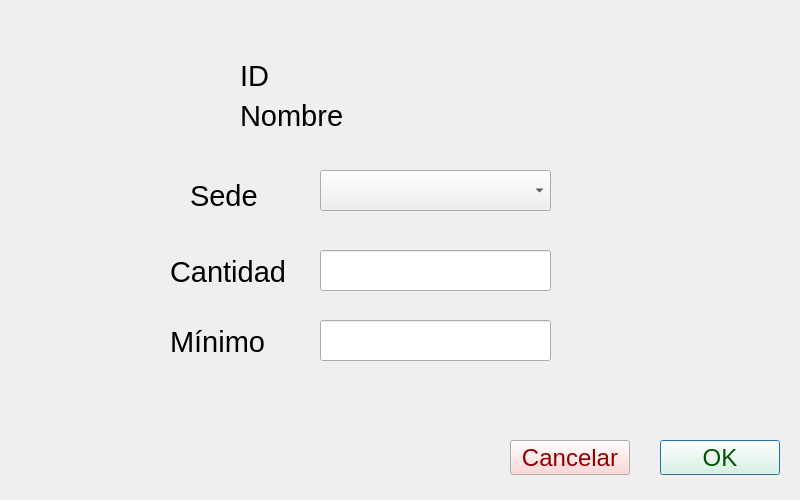
<?xml version="1.0" encoding="UTF-8"?>
<ui version="4.0">
 <class>Dialog</class>
 <widget class="QDialog" name="Dialog">
  <property name="geometry">
   <rect>
    <x>0</x>
    <y>0</y>
    <width>800</width>
    <height>500</height>
   </rect>
  </property>
  <property name="windowTitle">
   <string>Dialog</string>
  </property>
  <widget class="QLineEdit" name="inputCantidad">
   <property name="geometry">
    <rect>
     <x>320</x>
     <y>250</y>
     <width>231</width>
     <height>41</height>
    </rect>
   </property>
   <property name="font">
    <font>
     <pointsize>22</pointsize>
    </font>
   </property>
  </widget>
  <widget class="QLabel" name="label_6">
   <property name="geometry">
    <rect>
     <x>170</x>
     <y>330</y>
     <width>121</width>
     <height>24</height>
    </rect>
   </property>
   <property name="font">
    <font>
     <pointsize>22</pointsize>
    </font>
   </property>
   <property name="text">
    <string>Mínimo</string>
   </property>
  </widget>
  <widget class="QLineEdit" name="inputMinimo">
   <property name="geometry">
    <rect>
     <x>320</x>
     <y>320</y>
     <width>231</width>
     <height>41</height>
    </rect>
   </property>
   <property name="font">
    <font>
     <pointsize>22</pointsize>
    </font>
   </property>
  </widget>
  <widget class="QLabel" name="label_5">
   <property name="geometry">
    <rect>
     <x>190</x>
     <y>180</y>
     <width>101</width>
     <height>31</height>
    </rect>
   </property>
   <property name="font">
    <font>
     <pointsize>22</pointsize>
    </font>
   </property>
   <property name="text">
    <string>Sede</string>
   </property>
  </widget>
  <widget class="QLabel" name="label_4">
   <property name="geometry">
    <rect>
     <x>170</x>
     <y>260</y>
     <width>121</width>
     <height>24</height>
    </rect>
   </property>
   <property name="font">
    <font>
     <pointsize>22</pointsize>
    </font>
   </property>
   <property name="text">
    <string>Cantidad</string>
   </property>
  </widget>
  <widget class="QComboBox" name="selectSede">
   <property name="geometry">
    <rect>
     <x>320</x>
     <y>170</y>
     <width>231</width>
     <height>41</height>
    </rect>
   </property>
   <property name="font">
    <font>
     <pointsize>22</pointsize>
    </font>
   </property>
  </widget>
  <widget class="QPushButton" name="confirmar">
   <property name="geometry">
    <rect>
     <x>660</x>
     <y>440</y>
     <width>120</width>
     <height>35</height>
    </rect>
   </property>
   <property name="palette">
    <palette>
     <active>
      <colorrole role="Button">
       <brush brushstyle="SolidPattern">
        <color alpha="255">
         <red>230</red>
         <green>255</green>
         <blue>225</blue>
        </color>
       </brush>
      </colorrole>
      <colorrole role="ButtonText">
       <brush brushstyle="SolidPattern">
        <color alpha="255">
         <red>0</red>
         <green>85</green>
         <blue>0</blue>
        </color>
       </brush>
      </colorrole>
     </active>
     <inactive>
      <colorrole role="Button">
       <brush brushstyle="SolidPattern">
        <color alpha="255">
         <red>230</red>
         <green>255</green>
         <blue>225</blue>
        </color>
       </brush>
      </colorrole>
      <colorrole role="ButtonText">
       <brush brushstyle="SolidPattern">
        <color alpha="255">
         <red>0</red>
         <green>85</green>
         <blue>0</blue>
        </color>
       </brush>
      </colorrole>
     </inactive>
     <disabled>
      <colorrole role="Button">
       <brush brushstyle="SolidPattern">
        <color alpha="255">
         <red>230</red>
         <green>255</green>
         <blue>225</blue>
        </color>
       </brush>
      </colorrole>
      <colorrole role="ButtonText">
       <brush brushstyle="SolidPattern">
        <color alpha="255">
         <red>190</red>
         <green>190</green>
         <blue>190</blue>
        </color>
       </brush>
      </colorrole>
     </disabled>
    </palette>
   </property>
   <property name="font">
    <font>
     <pointsize>18</pointsize>
    </font>
   </property>
   <property name="text">
    <string>OK</string>
   </property>
  </widget>
  <widget class="QPushButton" name="cancelar">
   <property name="geometry">
    <rect>
     <x>510</x>
     <y>440</y>
     <width>120</width>
     <height>35</height>
    </rect>
   </property>
   <property name="palette">
    <palette>
     <active>
      <colorrole role="Button">
       <brush brushstyle="SolidPattern">
        <color alpha="255">
         <red>255</red>
         <green>203</green>
         <blue>203</blue>
        </color>
       </brush>
      </colorrole>
      <colorrole role="ButtonText">
       <brush brushstyle="SolidPattern">
        <color alpha="255">
         <red>147</red>
         <green>0</green>
         <blue>0</blue>
        </color>
       </brush>
      </colorrole>
     </active>
     <inactive>
      <colorrole role="Button">
       <brush brushstyle="SolidPattern">
        <color alpha="255">
         <red>255</red>
         <green>203</green>
         <blue>203</blue>
        </color>
       </brush>
      </colorrole>
      <colorrole role="ButtonText">
       <brush brushstyle="SolidPattern">
        <color alpha="255">
         <red>147</red>
         <green>0</green>
         <blue>0</blue>
        </color>
       </brush>
      </colorrole>
     </inactive>
     <disabled>
      <colorrole role="Button">
       <brush brushstyle="SolidPattern">
        <color alpha="255">
         <red>255</red>
         <green>203</green>
         <blue>203</blue>
        </color>
       </brush>
      </colorrole>
      <colorrole role="ButtonText">
       <brush brushstyle="SolidPattern">
        <color alpha="255">
         <red>190</red>
         <green>190</green>
         <blue>190</blue>
        </color>
       </brush>
      </colorrole>
     </disabled>
    </palette>
   </property>
   <property name="font">
    <font>
     <pointsize>18</pointsize>
    </font>
   </property>
   <property name="text">
    <string>Cancelar</string>
   </property>
  </widget>
  <widget class="QLabel" name="labelID">
   <property name="geometry">
    <rect>
     <x>240</x>
     <y>60</y>
     <width>111</width>
     <height>31</height>
    </rect>
   </property>
   <property name="font">
    <font>
     <pointsize>22</pointsize>
    </font>
   </property>
   <property name="text">
    <string>ID</string>
   </property>
  </widget>
  <widget class="QLabel" name="LabelNombre">
   <property name="geometry">
    <rect>
     <x>240</x>
     <y>100</y>
     <width>111</width>
     <height>31</height>
    </rect>
   </property>
   <property name="font">
    <font>
     <pointsize>22</pointsize>
    </font>
   </property>
   <property name="text">
    <string>Nombre</string>
   </property>
  </widget>
 </widget>
 <resources/>
 <connections/>
</ui>
